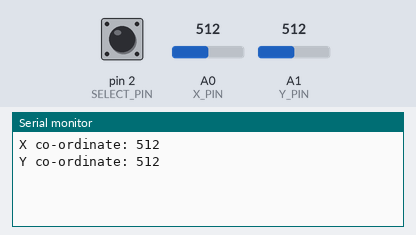
This sketch was run on a simulated Arduino Uno, built with avr-gcc and run on an emulated ATmega328P. On the bench: the last lines printed to the serial monitor. The test bench sets the inputs (shaded band); at power-on: pin 2 (SELECT_PIN) HIGH, A0 (X_PIN) = 512, A1 (Y_PIN) = 512.

Above: at 1.2 s.
1.3 s: pin 2 (SELECT_PIN) pulled LOW for 0.15 s
At 2.4 s:
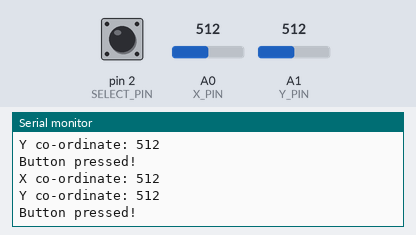
2.9 s: A0 (X_PIN) set to 716
At 4.1 s:
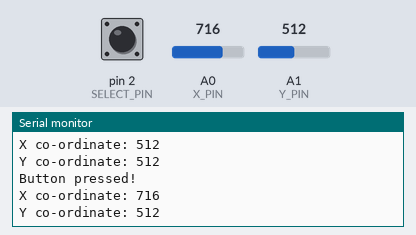
4.4 s: A1 (Y_PIN) set to 716
At 5.4 s:
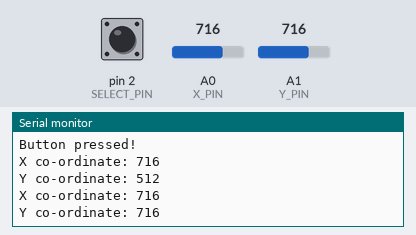
5.9 s: A0 (X_PIN) set to 900
At 6.7 s:
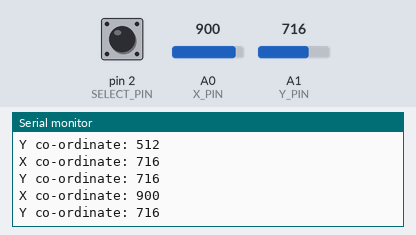
7.4 s: A1 (Y_PIN) set to 900
At 8.0 s:
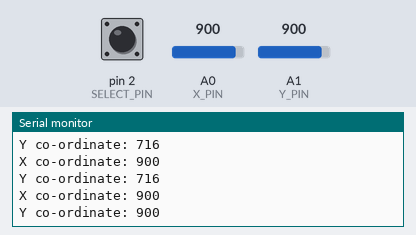
8.9 s: pin 2 (SELECT_PIN) driven LOW
At 9.03 s:
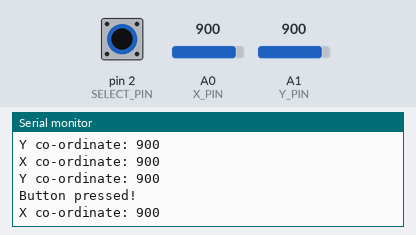
Timing chart, 0 to 11.9 s (numbered marks = the images above; inputs shaded):
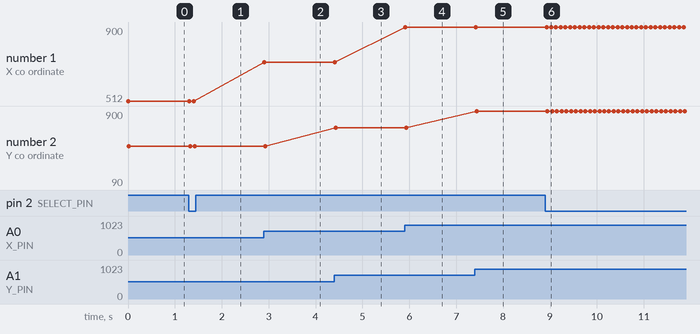

The sketch:

Analog_Joystick.ino
```cpp
/*
  Program for getting the X, Y and button press input from an analog joystick
*/

// defining the components connected to the pins
#define SELECT_PIN 2
#define X_PIN 0
#define Y_PIN 1
#define THRESHOLD 10

void setup() {
  // setting up the digital input
  pinMode(SELECT_PIN, INPUT);
  digitalWrite(SELECT_PIN, HIGH);
  Serial.begin(9600); // for printing coordinates and button press

}

word x_coord = 0;
word y_coord = 0;

void loop() {
  // fetching the values from the pins
  word new_x_coord = analogRead(X_PIN);
  word new_y_coord = analogRead(Y_PIN);
  int btn_state = digitalRead(SELECT_PIN);

  // print values if change greater than threshold
  if(abs(x_coord - new_x_coord) >= THRESHOLD
  || abs(y_coord - new_y_coord) >= THRESHOLD
  || !btn_state) {
    Serial.print("X co-ordinate: " + String(new_x_coord) + "\n");
    Serial.print("Y co-ordinate: " + String(new_y_coord) + "\n\n");

    // checking if button was pressed
    if (!btn_state)  {
      Serial.print("Button pressed!\n\n");
    }

    // update the values
    x_coord = new_x_coord;
    y_coord = new_y_coord;
  }

  delay(100); // to avoid printing same values multiple times

}
```

Measured:
- after the input at 1.3 s, the serial monitor: prints a new line at once (image 1)
- after the input at 2.9 s, the serial monitor: prints a new line at once (image 2)
- after the input at 4.4 s, the serial monitor: prints a new line at once (image 3)
- after the input at 5.9 s, the serial monitor: prints a new line at once (image 4)
- after the input at 7.4 s, the serial monitor: prints a new line at once (image 5)
- after the input at 8.9 s, the serial monitor: prints a new line after 0.07 s (image 6)
- plotted number 1: 512 → 716 after the input at 2.9 s, 716 → 900 after the input at 5.9 s
- plotted number 2: 900 → 90 after the input at 8.9 s
